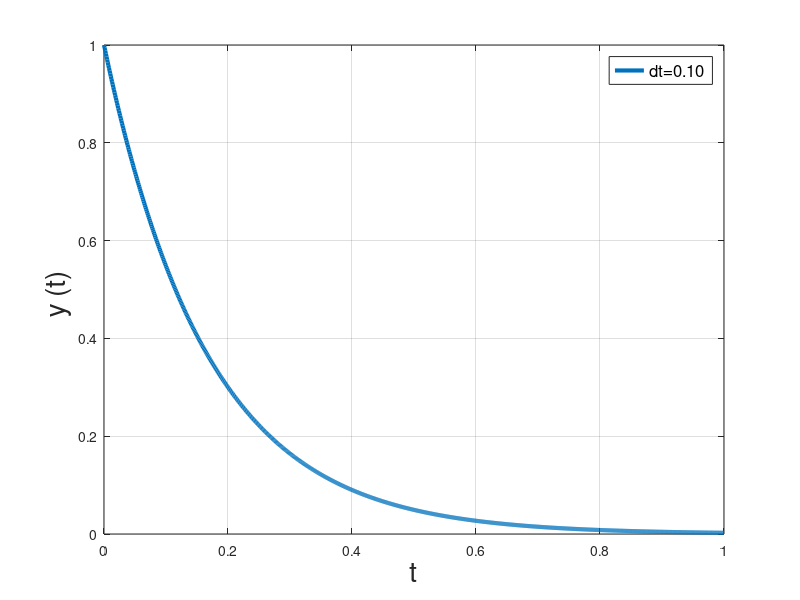

MATLAB code for this plot:
close all; clear all; clc
figura_handler = figure;
a=0;  %instante inicial
b=1; % instante final
y_init=1; %condicao inicial
yp = @(i) -6*i; % equacao diferencial
y(1)=y_init;

%% intervalo 0.1
dt=0.001; %incremento de tempo
t=a:dt:b; % Vetor tempo

for n=1:length (t)-1
y (n+1)= y (n) +dt*yp (y (n) );
end
plot (t, y, 'Linewidth', 3)
hold on
clear t y; y (1)=y_init;
%% intervalo 0.01

%% Arrumando plot
grid on
legend ({'dt=0.10', 'dt=0.01', 'Exata'}, 'Fontsize', 12)
xlabel ('t', 'Fontsize', 20)
a=ylabel ('y (t) ', 'Fontsize', 20) ;
set (figura_handler, 'Color', [1 1 1])
print (figura_handler, '-dpng')





